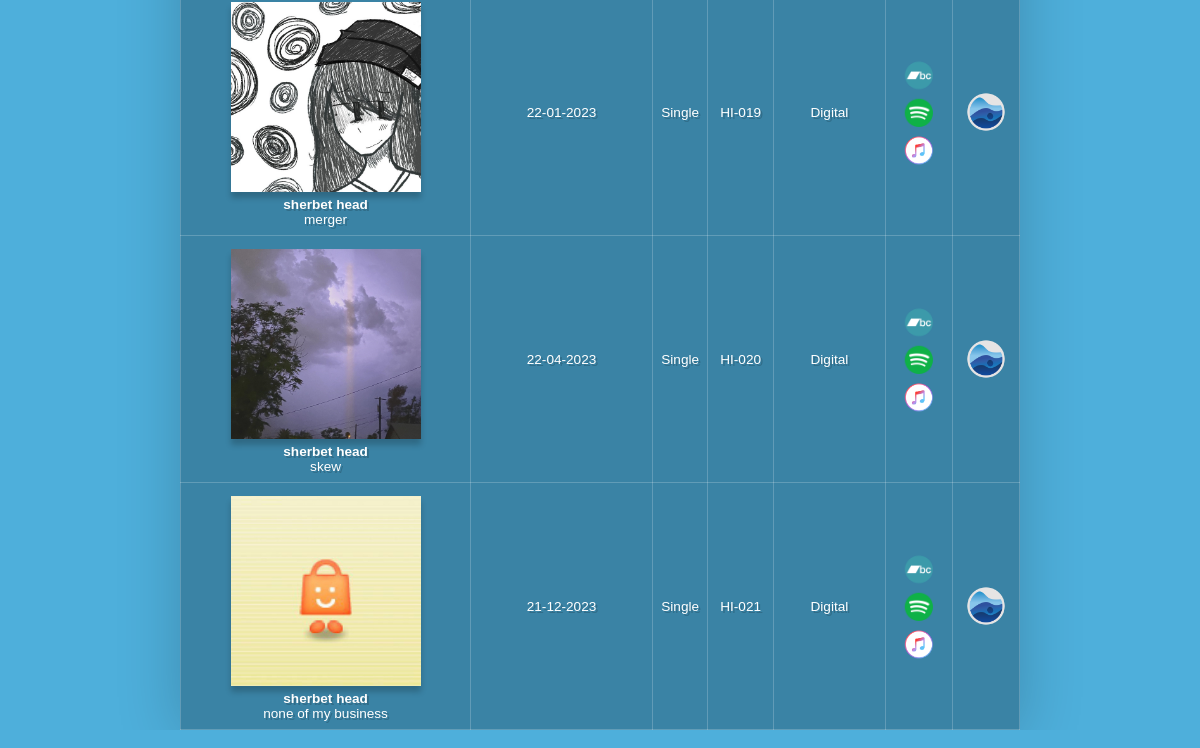
/members-years.php (lower part), run on an earlier commit of the app's database.
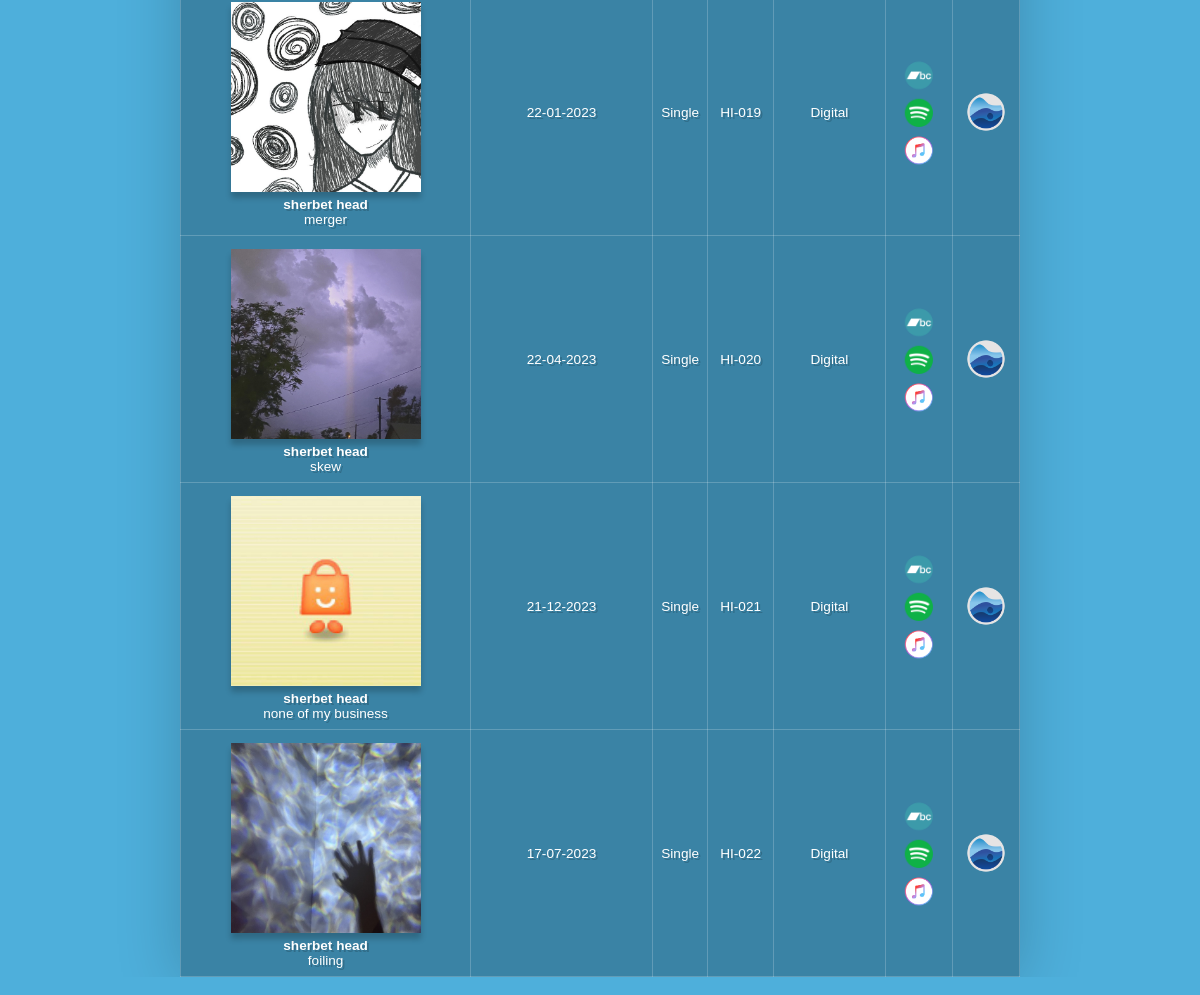
And on a later commit of the database.
### tables this page shows
CREATE TABLE "Label" (
	"Cat"	TEXT,
	"Member"	TEXT,
	"Alias"	TEXT,
	"ReleaseName"	INTEGER,
	"ReleaseDate"	NUMERIC,
	"ReleaseType"	TEXT,
	"ReleaseFormat"	TEXT,
	"StreamBC"	TEXT,
	"StreamS"	TEXT,
	"StreamAM"	TEXT,
	"RYM"	TEXT,
	PRIMARY KEY("Cat")
);

### members-years.php (the view, shortened to what this page needs)
<?php
$connection = new SQLite3('releases.db');
$results = $connection->query('SELECT * FROM Label WHERE Member = "Years"');
?>
<!DOCTYPE html>
<html>
<head>
    <link rel="stylesheet" type="text/css" href="css/style.css">
</head>
<body>
<main>
    <div class="release-table">
        <?php
            echo '<table class="desktop-table">';
            while ($row = $results->fetchArray(SQLITE3_ASSOC)) {
                echo '<tr>';
                echo '
                    <td><img src="media/releases/' . $row['Cat'] . '.jpg" width="200px"><br><b> ' . $row['Alias'] . ' </b> <br> ' . $row['ReleaseName'] . ' </td>
                    <td>' . $row['ReleaseDate'] . '</td>
                    <td>' . $row['ReleaseType'] . '</td>
                    <td>' . $row['Cat'] . '</td>
                    <td>' . $row['ReleaseFormat'] . '</td>
                    <td class="streaming">';
                        if (!empty($row['StreamBC'])) {
                            echo '<a href="' . $row['StreamBC'] . '" target="_blank"><img class="streaming" src="media/bandcamp.png" width="50px"></a>';
                        }
                        if (!empty($row['StreamS'])) {
                            echo '<a href="' . $row['StreamS'] . '" target="_blank"><img class="streaming" src="media/spotify.png" width="50px"></a>';
                        }
                        if (!empty($row['StreamAM'])) {
                            echo '<a href="' . $row['StreamAM'] . '" target="_blank"><img class="streaming" src="media/applemusic.png" width="50px"></a>';
                        }
                        echo '</td>
                            <th><a href="' . $row['RYM'] . '" target="_blank"><img class="streaming" src="media/rym.png" width="50px"></a></th>
                        ';
                        echo '</tr>';
                    }
                        echo '</table>';
            ?>
    </div>
</main>
<footer>
    <br>
</footer>
</body>
</html>

### css/style.css (style rules this page uses)
body { background-color: #4eafdb; margin: auto; width: auto; }
div { color: #ffffff; margin-left: auto; text-align: center; }
img { display: inline-block; margin: auto; scale: 75%; }
a { color: #ffffff; margin-left: auto; text-align: center; font-family: 'typeface'; }
footer { text-align: center; }
table { background-color: #3a83a5; color: #ffffff; font-family: Lucida Sans Unicode, Lucida Grande, sans-serif; box-shadow: 0 6px 60px rgba(0, 0, 0, 0.2); text-align: center; border-collapse: collapse; display: table; table-layout: auto; width: 70%; margin: auto; backdrop-filter: blur(10px); }
img { -webkit-animation: fadein 1s; -moz-animation: fadein 1s; -ms-animation: fadein 1s; -o-animation: fadein 1s; animation: fadein 1s; box-shadow: 0 6px 6px rgba(0, 0, 0, 0.2); scale: 95%; vertical-align: middle; }
.streaming { width: 50px; box-shadow: 0 0px 0px rgba(0, 0, 0, 0.2); scale: 75%; }
.release-table { overflow-x: auto; }

What changed in the data, as far as the page shows it:
added label: Cat (picture), Alias "sherbet head", ReleaseName "foiling", ReleaseDate "17-07-2023", ReleaseType "Single", Cat "HI-022", ReleaseFormat "Digital"
